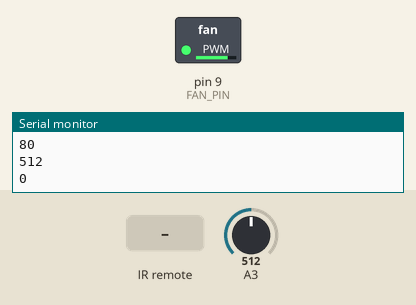
The sketch below on a simulated Arduino Uno, built with avr-gcc and run on an emulated ATmega328P. Parts: switched loads named in the sketch (green lamp = pin HIGH), the last lines printed to the serial monitor. Inputs (shaded band) come from the test bench; at power-on: A3 = 512.

Above: at 1.2 s.
1.3 s: A3 set to 32
4.3 s: A3 set to 27
At 7.1 s:
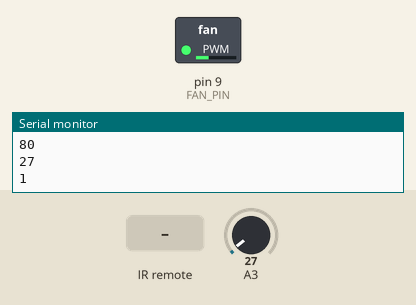
7.3 s: infrared code 0xA3C8EDDB received
At 8.7 s:
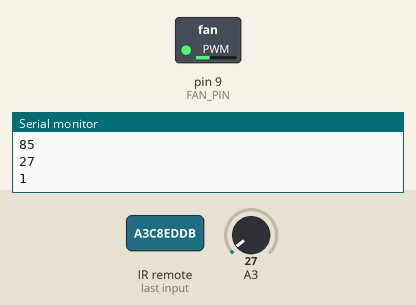
9.6 s: infrared code 0xFFA857 received
At 10.6 s:
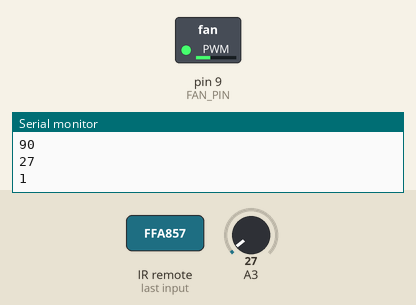
11.8 s: A3 set to 122
At 12.7 s:
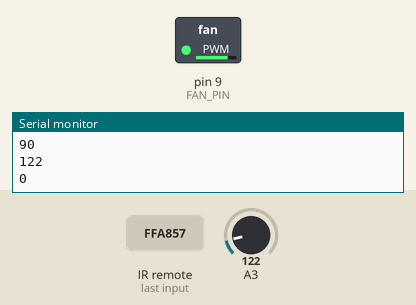
13.8 s: infrared code 0xEE886D7F received
At 15.4 s:
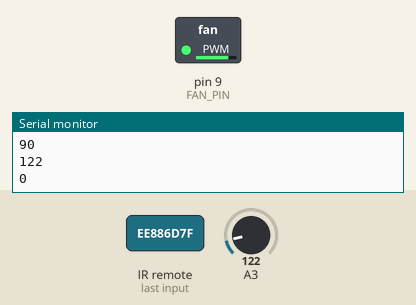
Timing chart, 0 to 16.9 s (numbered marks = the images above; inputs shaded):
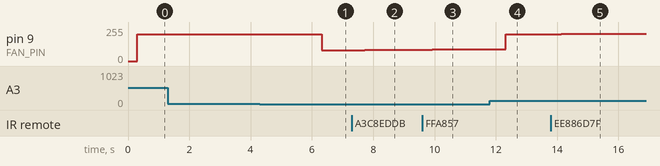

Measured:
- the behaviour switches between 30 and 29 on A3 (found by bisection; images 0 and 1)
- after the input at 4.3 s, pin 9 (FAN_PIN): 200/255 → 80/255 after 2.0 s
- after the input at 7.3 s, pin 9 (FAN_PIN): 80/255 → 85/255 after 0.42 s
- after the input at 9.6 s, pin 9 (FAN_PIN): 85/255 → 90/255 after 0.32 s
- after the input at 11.8 s, pin 9 (FAN_PIN): 90/255 → 200/255 after 0.53 s
- after the input at 13.8 s, pin 9 (FAN_PIN): 200/255 → 205/255 after 0.34 s

The sketch:

guangmin.ino
```cpp
#include <IRremote.h>
int pot_pin = 3; //光敏传感器模拟3针脚
int val ; //实时光亮
int daypwm = 200 ;
int nightpwm = 80 ;
int a =30;     //此处需是环境基础亮度变量，请查看自己的亮度数值，
                //填写到此处数值要略大于所测得的数据但小于灯光下的数据
//用a1 a2 a3 a4 a5存储前5个状，防止突变状态频繁跳转
int a1 = 0;
int a2 = 0;
int a3 = 0;
int a4 = 0;
int a5 = 0;

int RECV_PIN = 11; //定义11针脚接收信息
int FAN_PIN = 9;    //定义5数字针脚为FAN输出
IRrecv irrecv(RECV_PIN);
decode_results results;
int fulllspeed = 0;


//更改PWM频率降低pwm对电机产生听域内噪音
void setPwmFrequency(int pin, int divisor) {
  byte mode;
  if(pin == 5 || pin == 6 || pin == 9 || pin == 10) {
    switch(divisor) {
      case 1: mode = 0x01; break;
      case 8: mode = 0x02; break;
      case 64: mode = 0x03; break;
      case 256: mode = 0x04; break;
      case 1024: mode = 0x05; break;
      default: return;
    }
    if(pin == 5 || pin == 6) {
      TCCR0B = TCCR0B & 0b11111000 | mode;
    } else {
      TCCR1B = TCCR1B & 0b11111000 | mode;
    }
  } else if(pin == 3 || pin == 11) {
    switch(divisor) {
      case 1: mode = 0x01; break;
      case 8: mode = 0x02; break;
      case 32: mode = 0x03; break;
      case 64: mode = 0x04; break;
      case 128: mode = 0x05; break;
      case 256: mode = 0x06; break;
      case 1024: mode = 0x07; break;
      default: return;
    }
    TCCR2B = TCCR2B & 0b11111000 | mode;
  }
}


void setup ()
{
  Serial.begin(9600);
  irrecv.enableIRIn();
  pinMode(FAN_PIN,OUTPUT);
}


void loop()
{
  int val = analogRead(3);            //读取模拟口A0数值
  delay(200);
  setPwmFrequency(FAN_PIN, 1);


//按钮识别模块
  if (irrecv.decode(&results)) {
    //前风扇控制
    //按“+”号键
    if (results.value == 0xEE886D7F && daypwm < 255) {
      daypwm = daypwm + 5;
      delay(200);
    }
    else if (results.value == 0xFFE21D && daypwm < 255) {
      daypwm = daypwm + 5;
      delay(200);
    }
    //按下“-”号键
    else if (results.value == 0xE318261B && daypwm > 0) {
      daypwm = daypwm - 5;
      delay(200);
    }
    else if (results.value == 0xFFA25D && daypwm > 0) {
      daypwm = daypwm - 5;
      delay(200);
    }
    //夜间11111111加号
    else if (results.value == 0xA3C8EDDB && nightpwm < 255) {
      nightpwm = nightpwm + 5;
      delay(200);
    }
    else if (results.value == 0xFFA857 && nightpwm < 255) {
      nightpwm = nightpwm + 5;
      delay(200);
    }
    //按下“-”号键
    else if (results.value == 0xFFE01F && nightpwm > 0) {
      nightpwm = nightpwm - 5;
      delay(200);
    }
    else if (results.value == 0xF076C13B && nightpwm > 0) {
      nightpwm = nightpwm - 5;
      delay(200);
    } //按下全速号键
    else if (results.value == 0xE5CFBD7F) {
      fulllspeed = 1;
      delay(200);
    }
    else if (results.value == 0xFF906F) {
      fulllspeed = 1;
      delay(200);
    }
  }

//夜间识别模块
  a5 = a4;
  a4 = a3;
  a3 = a2;
  a2 = a1;
  if (val < a ){                   //转速调节模块
    a1 = 1;
  }
  else{
    a1 = 0;
  }
  delay(100);


  if ( a1*a2*a3*a4*a5 != 1 )                   //转速调节模块
  {
    if (fulllspeed == 1){
      analogWrite(FAN_PIN,255);
    }
    else{
      analogWrite(FAN_PIN,daypwm);
        Serial.println("day");
    }
  }
  else
  {
    analogWrite(FAN_PIN,nightpwm);
    fulllspeed = 0;
    Serial.println("night");
  }
  Serial.println(results.value,HEX);
  Serial.println(daypwm);
  Serial.println(nightpwm);
  Serial.println(val);
  Serial.println(a1*a2*a3*a4*a5);

  irrecv.resume(); //接收下一个值
  delay(100);

}
```
